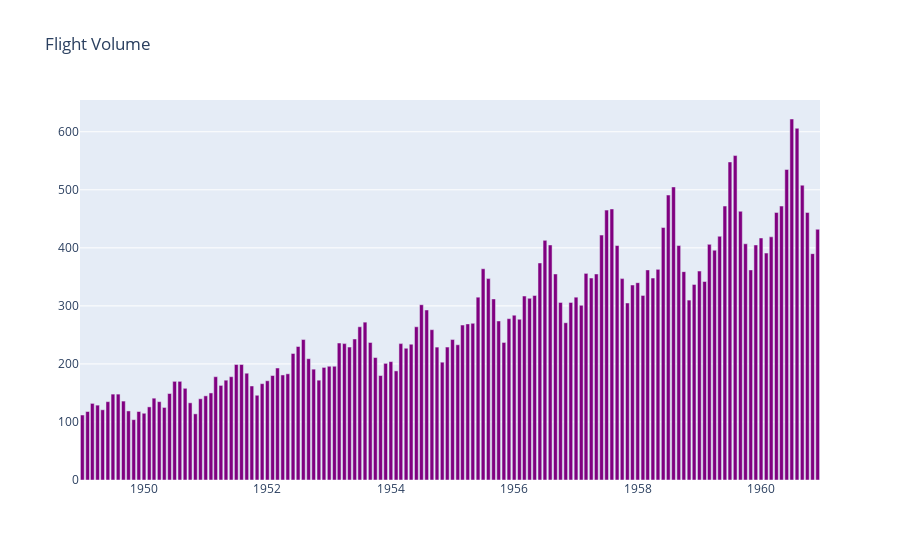

The code cell stored with this chart in its notebook:
### Code cell
# creating the new figure
fig2 = go.Figure()
# creating bar chart with custom purple bars
fig2.add_trace(go.Bar(x=df['Month'], y=df['#Passengers'], name='Flight Volume', marker_color='purple'))
# label for chart
fig2.update_layout(title='Flight Volume')
# display bar chart
fig2.show()

### Figure 1 — Plotly figure (JSON) as saved in the notebook; plotly's stock layout.template omitted (floating-point values rounded to 4 significant figures; data arrays with more than 128 entries replaced by an {"elided": "..."} marker saying what was removed)
{"data": [{"marker": {"color": "purple"}, "name": "Flight Volume", "type": "bar", "x": {"elided": "144 str values"}, "y": {"elided": "144 int values"}}], "layout": {"title": {"text": "Flight Volume"}}}
